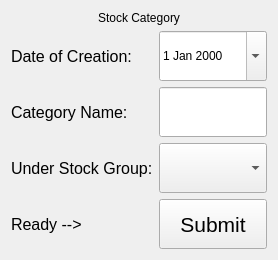
              <widget class="QWidget" name="stock_category">
               <layout class="QGridLayout" name="gridLayout_12">
                <item row="7" column="0">
                 <widget class="QLabel" name="label_27">
                  <property name="font">
                   <font>
                    <family>MS Shell Dlg 2</family>
                    <pointsize>12</pointsize>
                    <weight>50</weight>
                    <italic>false</italic>
                    <bold>false</bold>
                   </font>
                  </property>
                  <property name="text">
                   <string>Ready --&gt;</string>
                  </property>
                  <property name="scaledContents">
                   <bool>true</bool>
                  </property>
                  <property name="wordWrap">
                   <bool>true</bool>
                  </property>
                  <property name="margin">
                   <number>2</number>
                  </property>
                 </widget>
                </item>
                <item row="3" column="1">
                 <widget class="QLineEdit" name="lineEdit_2">
                  <property name="minimumSize">
                   <size>
                    <width>0</width>
                    <height>50</height>
                   </size>
                  </property>
                  <property name="text">
                   <string/>
                  </property>
                 </widget>
                </item>
                <item row="5" column="0">
                 <widget class="QLabel" name="label_15">
                  <property name="font">
                   <font>
                    <family>MS Shell Dlg 2</family>
                    <pointsize>12</pointsize>
                    <weight>50</weight>
                    <italic>false</italic>
                    <bold>false</bold>
                   </font>
                  </property>
                  <property name="text">
                   <string>Under Stock Group:</string>
                  </property>
                  <property name="scaledContents">
                   <bool>true</bool>
                  </property>
                  <property name="wordWrap">
                   <bool>true</bool>
                  </property>
                  <property name="margin">
                   <number>2</number>
                  </property>
                 </widget>
                </item>
                <item row="1" column="0">
                 <widget class="QLabel" name="label_12">
                  <property name="font">
                   <font>
                    <family>MS Shell Dlg 2</family>
                    <pointsize>12</pointsize>
                    <weight>50</weight>
                    <italic>false</italic>
                    <bold>false</bold>
                   </font>
                  </property>
                  <property name="text">
                   <string>Date of Creation:</string>
                  </property>
                  <property name="scaledContents">
                   <bool>true</bool>
                  </property>
                  <property name="wordWrap">
                   <bool>true</bool>
                  </property>
                  <property name="margin">
                   <number>2</number>
                  </property>
                 </widget>
                </item>
                <item row="5" column="1">
                 <widget class="QComboBox" name="comboBox_3">
                  <property name="minimumSize">
                   <size>
                    <width>0</width>
                    <height>50</height>
                   </size>
                  </property>
                 </widget>
                </item>
                <item row="3" column="0">
                 <widget class="QLabel" name="label_14">
                  <property name="font">
                   <font>
                    <family>MS Shell Dlg 2</family>
                    <pointsize>12</pointsize>
                    <weight>50</weight>
                    <italic>false</italic>
                    <bold>false</bold>
                   </font>
                  </property>
                  <property name="text">
                   <string>Category Name:</string>
                  </property>
                  <property name="scaledContents">
                   <bool>true</bool>
                  </property>
                  <property name="wordWrap">
                   <bool>true</bool>
                  </property>
                  <property name="margin">
                   <number>2</number>
                  </property>
                 </widget>
                </item>
                <item row="1" column="1">
                 <widget class="QDateEdit" name="dateEdit_2">
                  <property name="minimumSize">
                   <size>
                    <width>0</width>
                    <height>50</height>
                   </size>
                  </property>
                  <property name="wrapping">
                   <bool>true</bool>
                  </property>
                  <property name="calendarPopup">
                   <bool>true</bool>
                  </property>
                 </widget>
                </item>
                <item row="7" column="1">
                 <widget class="QPushButton" name="pushButton_10">
                  <property name="minimumSize">
                   <size>
                    <width>0</width>
                    <height>50</height>
                   </size>
                  </property>
                  <property name="maximumSize">
                   <size>
                    <width>200</width>
                    <height>16777215</height>
                   </size>
                  </property>
                  <property name="font">
                   <font>
                    <family>MS Shell Dlg 2</family>
                    <pointsize>16</pointsize>
                    <weight>50</weight>
                    <italic>false</italic>
                    <bold>false</bold>
                   </font>
                  </property>
                  <property name="text">
                   <string>Submit</string>
                  </property>
                 </widget>
                </item>
                <item row="0" column="0" colspan="2">
                 <widget class="QLabel" name="label_61">
                  <property name="maximumSize">
                   <size>
                    <width>16777215</width>
                    <height>30</height>
                   </size>
                  </property>
                  <property name="text">
                   <string>Stock Category</string>
                  </property>
                  <property name="scaledContents">
                   <bool>true</bool>
                  </property>
                  <property name="alignment">
                   <set>Qt::AlignCenter</set>
                  </property>
                  <property name="wordWrap">
                   <bool>true</bool>
                  </property>
                 </widget>
                </item>
               </layout>
              </widget>
